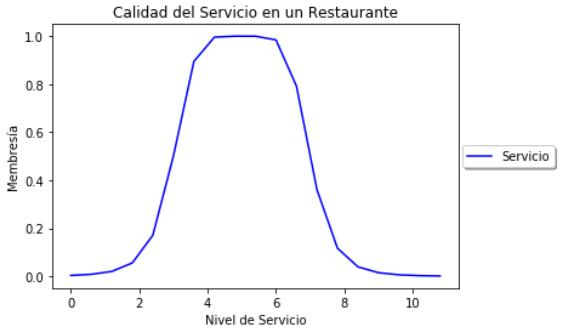

Python code for this plot:
import numpy as np
import skfuzzy as sk
import matplotlib.pyplot as plt

x= np.arange(0, 11, 0.6)
vd_gaussiana_bell = sk.gbellmf(x,2,3,5)

plt.figure()
plt.plot(x, vd_gaussiana_bell, 'b', linewidth=1.5, label='Servicio')

plt.title('Calidad del servicio en un restaurante')
plt.ylabel('Membresia')
plt.xlabel('Nivel de servicio')
plt.legend(loc='center right', bbox_to_anchor=(1.25, 0.5), ncol=1, fancybox=True, shadow=True)
plt.show()
